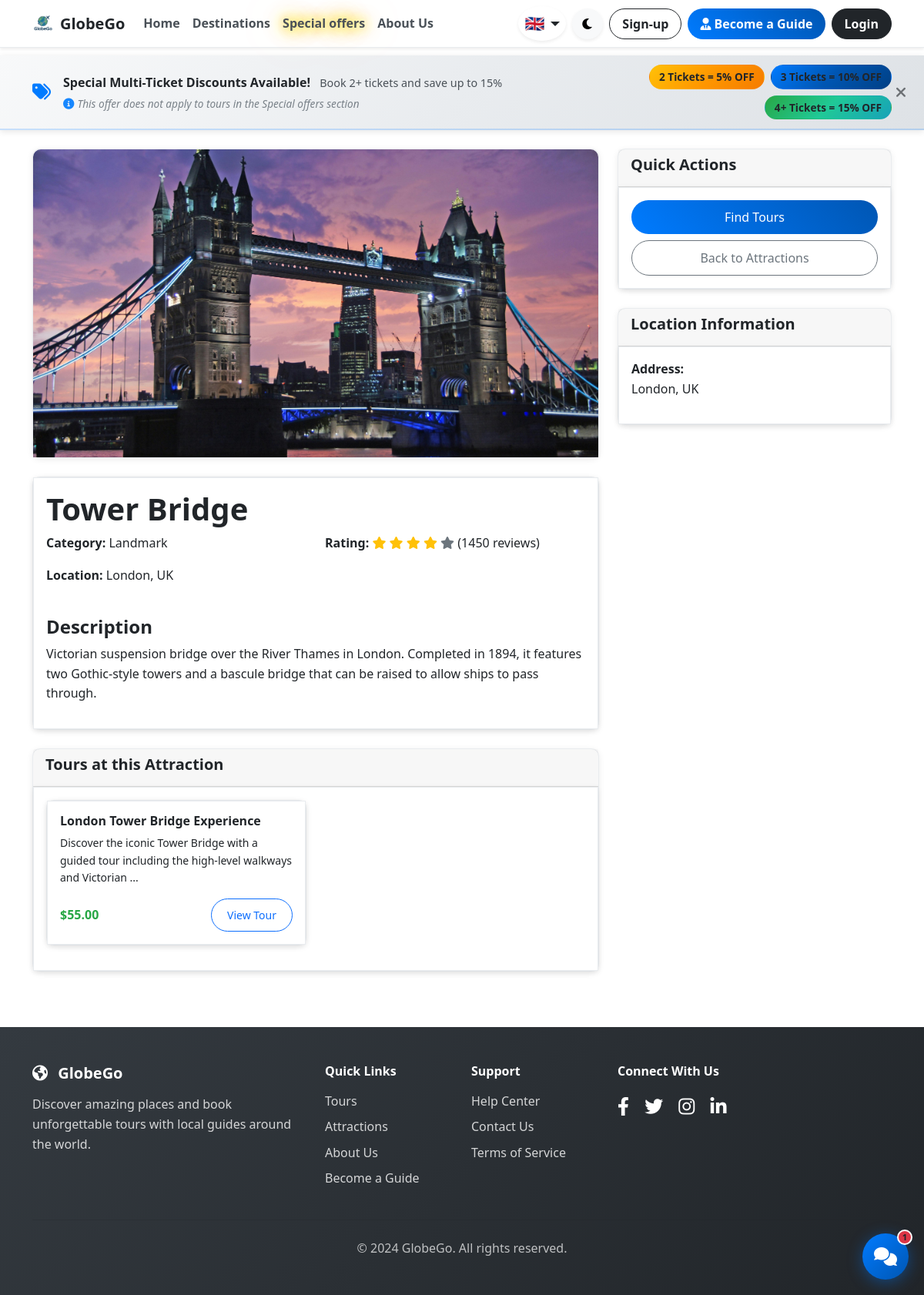
The page /attraction-details.php?id=4 on the database its author committed.
### tables this page shows
CREATE TABLE attractions (
    id INT AUTO_INCREMENT PRIMARY KEY,
    name VARCHAR(255) NOT NULL,
    description TEXT NOT NULL,
    location VARCHAR(255) NOT NULL,
    latitude DECIMAL(10, 8),
    longitude DECIMAL(11, 8),
    category VARCHAR(100),
    image_url VARCHAR(255),
    rating DECIMAL(3,2) DEFAULT 0.00,
    total_reviews INT DEFAULT 0,
    created_at TIMESTAMP DEFAULT CURRENT_TIMESTAMP,
    updated_at TIMESTAMP DEFAULT CURRENT_TIMESTAMP ON UPDATE CURRENT_TIMESTAMP,
    INDEX idx_location (location),
    INDEX idx_category (category)
);

CREATE TABLE tours (
    id INT AUTO_INCREMENT PRIMARY KEY,
    guide_id INT NOT NULL,
    attraction_id INT,
    title VARCHAR(255) NOT NULL,
    description TEXT NOT NULL,
    price DECIMAL(10,2) NOT NULL,
    duration_hours INT NOT NULL,
    max_participants INT NOT NULL,
    meeting_point VARCHAR(255) NOT NULL,
    category VARCHAR(100),
    image_url VARCHAR(255),
    status ENUM('active', 'inactive', 'cancelled') DEFAULT 'active',
    created_at TIMESTAMP DEFAULT CURRENT_TIMESTAMP,
    updated_at TIMESTAMP DEFAULT CURRENT_TIMESTAMP ON UPDATE CURRENT_TIMESTAMP,
    FOREIGN KEY (guide_id) REFERENCES users(id) ON DELETE CASCADE,
    FOREIGN KEY (attraction_id) REFERENCES attractions(id) ON DELETE SET NULL,
    INDEX idx_guide_id (guide_id),
    INDEX idx_attraction_id (attraction_id),
    INDEX idx_status (status),
    INDEX idx_category (category)
);

### controllers/BaseController.php (called while the page is built, shortened)
<?php
require_once __DIR__ . '/../config/config.php';
class BaseController
{
    public function __construct(PDO $db)
    {
        $this->db = $db;
    }
    protected function render(string $view, array $data = [], ?string $pageTitle = null): void
    {
        include __DIR__ . '/../includes/header.php';
        include __DIR__ . '/../views/' . $view . '.php';
        include __DIR__ . '/../includes/footer.php';
    }
}

### controllers/AttractionController.php (called while the page is built, shortened)
<?php
require_once __DIR__ . '/BaseController.php';
require_once __DIR__ . '/../classes/Attraction.php';
require_once __DIR__ . '/../classes/Tour.php';
class AttractionController extends BaseController
{
    public function showDetails(): void
    {
        $attraction_id = isset($_GET['id']) ? (int) $_GET['id'] : 0;
        $attraction = new Attraction($this->db);
        $attraction_details = $attraction->getAttractionById($attraction_id);
        $tour = new Tour($this->db);
        $attraction_tours = $tour->getToursByAttraction($attraction_id);
        $this->render('attractions/details', [
            'attraction_id' => $attraction_id,
            'attraction_details' => $attraction_details,
            'attraction_tours' => $attraction_tours,
        ], $attraction_details['name']);
    }
}

### attraction-details.php (called while the page is built)
<?php
require_once __DIR__ . '/config/config.php';
require_once __DIR__ . '/controllers/AttractionController.php';
$database = new Database();
$db = $database->getConnection();
$controller = new AttractionController($db);
$controller->showDetails();

### classes/Attraction.php (called while the page is built, shortened)
<?php
require_once __DIR__ . '/../config/config.php';
class Attraction {
    private $conn;
    private $table_name = "attractions";
    public function __construct($db) {
        $this->conn = $db;
    }
    public function getAttractionById($id) {
        $query = "SELECT * FROM " . $this->table_name . " WHERE id = :id";
        $stmt = $this->conn->prepare($query);
        $stmt->bindParam(":id", $id);
        $stmt->execute();
        if ($stmt->rowCount() > 0) {
            return $stmt->fetch(PDO::FETCH_ASSOC);
        }
        return false;
    }
}
?>

### classes/Tour.php (called while the page is built, shortened)
<?php
require_once __DIR__ . '/../config/config.php';
class Tour {
    private $conn;
    private $table_name = "tours";
    public function __construct($db) {
        $this->conn = $db;
    }
    public function getToursByAttraction($attraction_id) {
        $query = "SELECT t.*, u.first_name, u.last_name, u.profile_image, a.name as attraction_name, a.location
                  FROM " . $this->table_name . " t
                  LEFT JOIN users u ON t.guide_id = u.id
                  LEFT JOIN attractions a ON t.attraction_id = a.id
                  WHERE t.attraction_id = :attraction_id AND t.status = 'active'
                  ORDER BY t.created_at DESC";
        $stmt = $this->conn->prepare($query);
        $stmt->bindParam(":attraction_id", $attraction_id);
        $stmt->execute();
        return $stmt->fetchAll(PDO::FETCH_ASSOC);
    }
}
?>

### config/config.php (called while the page is built, shortened)
<?php
function formatPrice($price) {
    return '$' . number_format($price, 2);
}
?>

### views/attractions/details.php (the view, shortened to what this page needs)
<div class="container mt-4">
    <div class="row">
        <div class="col-lg-8">
            <div class="card mb-4">
                <img src="<?php echo $attraction_details['image_url'] ?: 'assets/images/default-attraction.jpg'; ?>"
                     class="card-img-top" alt="<?php echo $attraction_details['name']; ?>" style="height: 400px; object-fit: cover;">
            </div>
            <div class="card mb-4">
                <div class="card-body">
                    <h1 class="card-title"><?php echo $attraction_details['name']; ?></h1>
                    <div class="row mb-4">
                        <div class="col-md-6">
                            <p><strong>Category:</strong> <?php echo $attraction_details['category']; ?></p>
                            <p><strong>Location:</strong> <?php echo $attraction_details['location']; ?></p>
                        </div>
                        <div class="col-md-6">
                            <?php if ($attraction_details['rating'] > 0): ?>
                                <p><strong>Rating:</strong>
                                    <?php for ($i = 1; $i <= 5; $i++): ?>
                                        <i class="fas fa-star <?php echo $i <= $attraction_details['rating'] ? 'text-warning' : 'text-muted'; ?>"></i>
                                    <?php endfor; ?>
                                    (<?php echo $attraction_details['total_reviews']; ?> reviews)
                                </p>
                            <?php endif; ?>
                        </div>
                    </div>
                    <h4>Description</h4>
                    <p><?php echo nl2br($attraction_details['description']); ?></p>
                </div>
            </div>
            <div class="card mb-4">
                <div class="card-header">
                    <h5>Tours at this Attraction</h5>
                </div>
                <div class="card-body">
                    <?php if (empty($attraction_tours)): ?>
                        <p class="text-muted">No tours available for this attraction at the moment.</p>
                        <p class="small">Check back later or <a href="guide/create-tour.php">become a guide</a> to create a tour for this attraction!</p>
                    <?php else: ?>
                        <div class="row">
                            <?php foreach ($attraction_tours as $tour_item): ?>
                            <div class="col-md-6 mb-3">
                                <div class="card">
                                    <div class="card-body">
                                        <h6 class="card-title"><?php echo $tour_item['title']; ?></h6>
                                        <p class="card-text small"><?php echo substr($tour_item['description'], 0, 100) . '...'; ?></p>
                                        <div class="d-flex justify-content-between align-items-center">
                                            <span class="text-price fw-bold"><?php echo formatPrice($tour_item['price']); ?></span>
                                            <a href="tour-details.php?id=<?php echo $tour_item['id']; ?>" class="btn btn-outline-primary btn-sm">View Tour</a>
                                        </div>
                                    </div>
                                </div>
                            </div>
                            <?php endforeach; ?>
                        </div>
                    <?php endif; ?>
                </div>
            </div>
        </div>
        <div class="col-lg-4">
            <div class="card mb-4">
                <div class="card-header">
                    <h5>Quick Actions</h5>
                </div>
                <div class="card-body">
                    <div class="d-grid gap-2">
                        <a href="tours.php?attraction=<?php echo $attraction_id; ?>" class="btn btn-primary">Find Tours</a>
                        <a href="attractions.php" class="btn btn-outline-secondary">Back to Attractions</a>
                    </div>
                </div>
            </div>
            <div class="card">
                <div class="card-header">
                    <h5>Location Information</h5>
                </div>
                <div class="card-body">
                    <p><strong>Address:</strong><br><?php echo $attraction_details['location']; ?></p>
                </div>
            </div>
        </div>
    </div>
</div>

### assets/css/style.css (style rules this page uses)
:root { --primary-color: #007bff; --secondary-color: #6c757d; --success-color: #28a745; --danger-color: #dc3545; --warning-color: #ffc107; --info-color: #17a2b8; --light-color: #f8f9fa; --dark-color: #343a40; --text-color: #212529; --muted-text-color: #6c757d; }
body { font-family: 'Segoe UI', Tahoma, Geneva, Verdana, sans-serif; line-height: 1.6; color: var(--text-color); background-color: #ffffff; padding-top: 72px; user-select: none; -webkit-user-select: none; -moz-user-select: none; -ms-user-select: none; }
body:not(.dark) { background-color: #ffffff; color: #212529; }
body:not(.dark) h1, body:not(.dark) h2, body:not(.dark) h3, body:not(.dark) h4, body:not(.dark) h5, body:not(.dark) h6 { color: #212529; font-weight: 600; }
body:not(.dark) p, body:not(.dark) span, body:not(.dark) div, body:not(.dark) label { color: #212529; }
.card { border: none; border-radius: 10px; transition: transform 0.3s ease, box-shadow 0.3s ease; }
.card-img-top { border-radius: 10px 10px 0 0; }
.btn { border-radius: 25px; padding: 10px 20px; font-weight: 500; transition: all 0.3s ease; }
.btn-primary { background: linear-gradient(45deg, #007bff, #0056b3); border: none; }
body:not(.dark) .card, body:not(.dark) .card-body { background-color: #ffffff; color: #212529; border: 1px solid #e9ecef; box-shadow: 0 2px 8px rgba(0, 0, 0, 0.08); }
body:not(.dark) .text-muted { color: #6c757d !important; }
.text-price, .price-text, .card .text-price, .card-body .text-price, body.dark .text-price, body.dark .card .text-price, body.dark .card-body .text-price, span.text-price { color: #28a745 !important; font-weight: 600; }
.fade-in { animation: fadeIn 0.5s ease-in; }

### rows shown on the page
attractions: image_url (picture), name "Tower Bridge", category "Landmark", location "London, UK", total_reviews "1450", description "Victorian suspension bridge over the River Thames in London. Completed in 1894, it features two Gothic-style towers and a bascule bridge that can be raised to allow ships to pass through."
tours: title "London Tower Bridge Experience", description "Discover the iconic Tower Bridge with a guided tour including the high-level walkways and Victorian", price "$55.00"

### other values the page prints
$item['text'] "Home"
$item['text'] "Destinations"
$item['text'] "Special offers"
$item['text'] "About Us"
Language::getLanguageFlag() "🇬🇧"
Language::t('nav.sign_up') "Sign-up"
Language::t('nav.become_guide') "Become a Guide"
Language::t('nav.login') "Login"
Language::t('home.discount_banner_title') "Special Multi-Ticket Discounts Available!"
Language::t('home.discount_banner_text') "Book 2+ tickets and save up to 15%"
Language::t('home.discount_banner_disclaimer') "This offer does not apply to tours in the Special offers section"
Language::t('home.tickets_2') "2 Tickets"
Language::t('home.tickets_3') "3 Tickets"
Language::t('home.tickets_4') "4+ Tickets"
Language::t('footer.description') "Discover amazing places and book unforgettable tours with local guides around the world."
